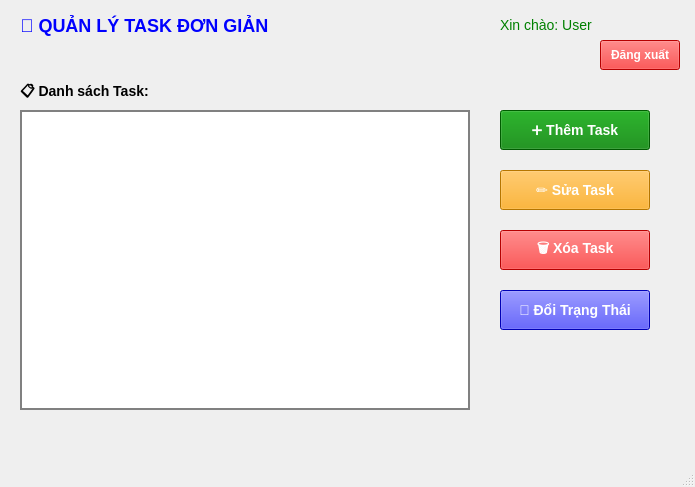
<?xml version="1.0" encoding="UTF-8"?>
<ui version="4.0">
 <class>MainWindow</class>
 <widget class="QMainWindow" name="MainWindow">
  <property name="geometry">
   <rect>
    <x>0</x>
    <y>0</y>
    <width>695</width>
    <height>487</height>
   </rect>
  </property>
  <property name="windowTitle">
   <string>Quản Lý Task Đơn Giản</string>
  </property>
  <widget class="QWidget" name="centralwidget">
   <widget class="QLabel" name="label_tieu_de">
    <property name="geometry">
     <rect>
      <x>20</x>
      <y>10</y>
      <width>300</width>
      <height>30</height>
     </rect>
    </property>
    <property name="styleSheet">
     <string>font-size: 18px; font-weight: bold; color: blue;</string>
    </property>
    <property name="text">
     <string>📝 QUẢN LÝ TASK ĐƠN GIẢN</string>
    </property>
   </widget>
   <widget class="QLabel" name="label_user">
    <property name="geometry">
     <rect>
      <x>500</x>
      <y>15</y>
      <width>180</width>
      <height>20</height>
     </rect>
    </property>
    <property name="styleSheet">
     <string>font-size: 14px; color: green;</string>
    </property>
    <property name="text">
     <string>Xin chào: User</string>
    </property>
   </widget>
   <widget class="QPushButton" name="btn_dang_xuat">
    <property name="geometry">
     <rect>
      <x>600</x>
      <y>40</y>
      <width>80</width>
      <height>30</height>
     </rect>
    </property>
    <property name="styleSheet">
     <string>background-color: red; color: white; font-weight: bold;</string>
    </property>
    <property name="text">
     <string>Đăng xuất</string>
    </property>
   </widget>
   <widget class="QLabel" name="label_ds_task">
    <property name="geometry">
     <rect>
      <x>20</x>
      <y>80</y>
      <width>150</width>
      <height>25</height>
     </rect>
    </property>
    <property name="styleSheet">
     <string>font-size: 14px; font-weight: bold;</string>
    </property>
    <property name="text">
     <string>📋 Danh sách Task:</string>
    </property>
   </widget>
   <widget class="QListWidget" name="list_task">
    <property name="geometry">
     <rect>
      <x>20</x>
      <y>110</y>
      <width>450</width>
      <height>300</height>
     </rect>
    </property>
    <property name="styleSheet">
     <string>font-size: 14px; border: 2px solid gray;</string>
    </property>
   </widget>
   <widget class="QPushButton" name="btn_them_task">
    <property name="geometry">
     <rect>
      <x>500</x>
      <y>110</y>
      <width>150</width>
      <height>40</height>
     </rect>
    </property>
    <property name="styleSheet">
     <string>background-color: green; color: white; font-size: 14px; font-weight: bold;</string>
    </property>
    <property name="text">
     <string>➕ Thêm Task</string>
    </property>
   </widget>
   <widget class="QPushButton" name="btn_sua_task">
    <property name="geometry">
     <rect>
      <x>500</x>
      <y>170</y>
      <width>150</width>
      <height>40</height>
     </rect>
    </property>
    <property name="styleSheet">
     <string>background-color: orange; color: white; font-size: 14px; font-weight: bold;</string>
    </property>
    <property name="text">
     <string>✏️ Sửa Task</string>
    </property>
   </widget>
   <widget class="QPushButton" name="btn_xoa_task">
    <property name="geometry">
     <rect>
      <x>500</x>
      <y>230</y>
      <width>150</width>
      <height>40</height>
     </rect>
    </property>
    <property name="styleSheet">
     <string>background-color: red; color: white; font-size: 14px; font-weight: bold;</string>
    </property>
    <property name="text">
     <string>🗑️ Xóa Task</string>
    </property>
   </widget>
   <widget class="QPushButton" name="btn_doi_trang_thai">
    <property name="geometry">
     <rect>
      <x>500</x>
      <y>290</y>
      <width>150</width>
      <height>40</height>
     </rect>
    </property>
    <property name="styleSheet">
     <string>background-color: blue; color: white; font-size: 14px; font-weight: bold;</string>
    </property>
    <property name="text">
     <string>🔄 Đổi Trạng Thái</string>
    </property>
   </widget>
  </widget>
  <widget class="QMenuBar" name="menubar">
   <property name="geometry">
    <rect>
     <x>0</x>
     <y>0</y>
     <width>695</width>
     <height>26</height>
    </rect>
   </property>
  </widget>
  <widget class="QStatusBar" name="statusbar"/>
 </widget>
 <resources/>
 <connections/>
</ui>
